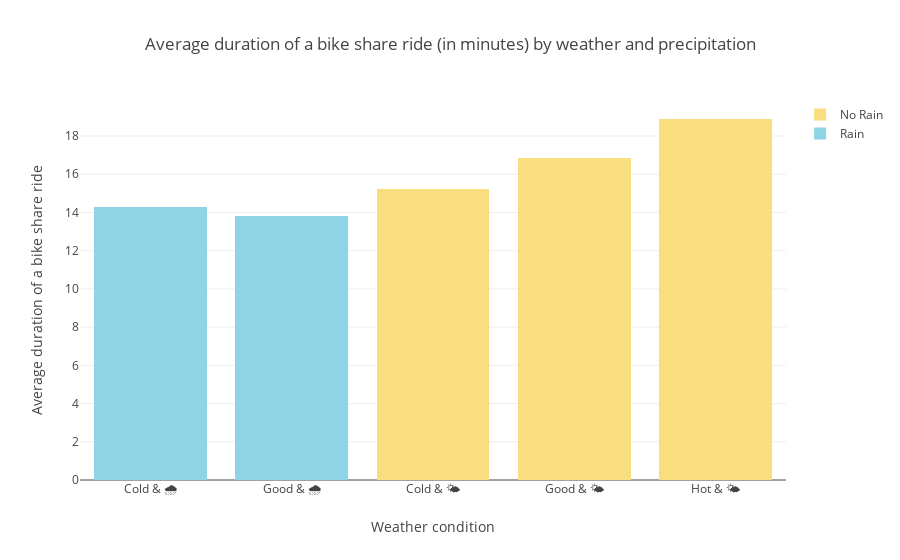

The code cell stored with this chart in its notebook:
### Markdown cell above
<font size="3">The weather also impacts the bike-share ride duration. On sunny days with no rain, the rides are almost 20.8% longer, and the average duration increases with improving weather conditions.</font>

### Code cell
increase = (np.mean(np.array(no_rain_avg_dur)) - np.mean(np.array(rain_avg_dur)))/np.mean(np.array(rain_avg_dur))
rain_avg_dur = list(bike_wx[bike_wx.precip>0].groupby('wx_feel').duration_sec.mean()/60)
no_rain_avg_dur = list(bike_wx[bike_wx.precip<=0].groupby('wx_feel').duration_sec.mean()/60)
trace1 = go.Bar(
    x=['Cold & 🌧', 'Good & 🌧', 'Hot & 🌧'],
    y=rain_avg_dur, marker = dict(color=light_blue),
    name='Rain')
trace2 = go.Bar(
    x=['Cold & 🌤', 'Good & 🌤', 'Hot & 🌤'],
    y=no_rain_avg_dur,
    name='No Rain', marker = dict(color=yellow))

data = [trace1, trace2]
layout = go.Layout(
    barmode='stack', title = 'Average duration of a bike share ride (in minutes) by weather and precipitation', xaxis=dict(title='Weather condition'),
    yaxis=dict(
        title='Average duration of a bike share ride'),)

fig = go.Figure(data=data, layout=layout)
iplot(fig, filename = "Weather")

### Figure 1 — Plotly figure (JSON) as saved in the notebook; plotly's stock layout.template omitted (floating-point values rounded to 4 significant figures)
{"data": [{"marker": {"color": "rgb(142, 212, 229)"}, "name": "Rain", "type": "bar", "uid": "e6c7012e-ae10-4f7c-a243-cc726294ea03", "x": ["Cold & 🌧", "Good & 🌧", "Hot & 🌧"], "y": [14.31, 13.81]}, {"marker": {"color": "rgb(248, 222, 126)"}, "name": "No Rain", "type": "bar", "uid": "633578c0-8e87-4b5f-acac-da0c6799bf1e", "x": ["Cold & 🌤", "Good & 🌤", "Hot & 🌤"], "y": [15.22, 16.84, 18.89]}], "layout": {"barmode": "stack", "title": {"text": "Average duration of a bike share ride (in minutes) by weather and precipitation"}, "xaxis": {"title": {"text": "Weather condition"}}, "yaxis": {"title": {"text": "Average duration of a bike share ride"}}}}
